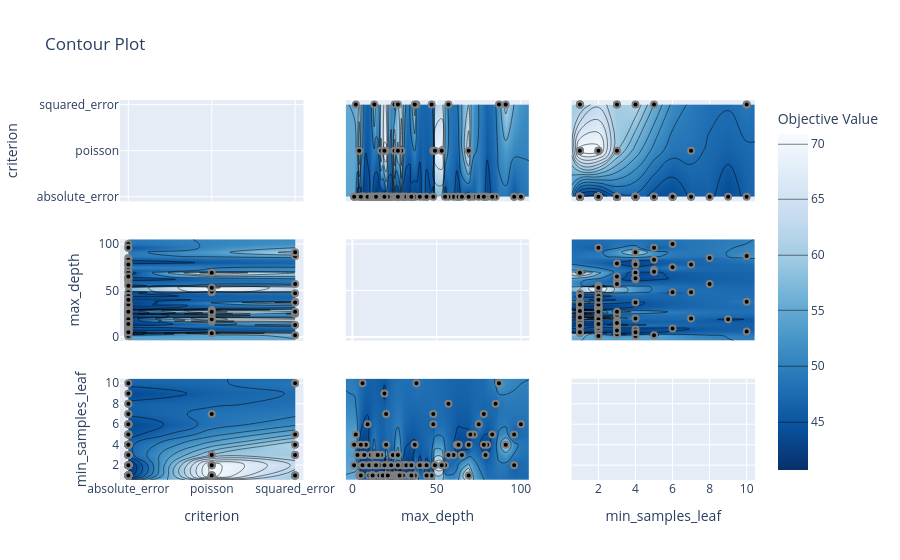

The notebook cell saved with this chart:
### Code cell
from optuna.visualization import plot_contour

try:
    plot_contour(**{
        'study': _study,
        'params': ['criterion', 'min_samples_leaf', 'max_depth']
    })
except ImportError:
    print('plotly is not installed; skipping Optuna contour plot')

### Figure 1 — Plotly figure (JSON) as saved in the notebook; plotly's stock layout.template omitted (floating-point values rounded to 4 significant figures; data arrays with more than 128 entries replaced by an {"elided": "..."} marker saying what was removed)
{"data": [{"type": "scatter", "xaxis": "x", "yaxis": "y"}, {"autocontour": true, "colorbar": {"title": {"text": "Objective Value"}}, "colorscale": [[0, "rgb(247,251,255)"], [0.125, "rgb(222,235,247)"], [0.25, "rgb(198,219,239)"], [0.375, "rgb(158,202,225)"], [0.5, "rgb(107,174,214)"], [0.625, "rgb(66,146,198)"], [0.75, "rgb(33,113,181)"], [0.875, "rgb(8,81,156)"], [1, "rgb(8,48,107)"]], "connectgaps": true, "contours": {"coloring": "heatmap", "end": 70, "size": 5, "start": 45}, "hoverinfo": "none", "line": {"smoothing": 1.3}, "reversescale": true, "showscale": true, "type": "contour", "x": ["absolute_error", "poisson", "squared_error"], "xaxis": "x4", "y": [-3.95, 1, 2, 3, 4, 5, 6, 7, 8, 9, 10, 11, 12, 13, 14, 15, 16, 17, 18, 19, 20, 21, 22, 23, 24, 25, 26, 27, 28, 29, 30, 31, 32, 34, 35, 37, 38, 40, 42, 44, 47, 48, 49, 53, 55, 57, 60, 62, 63, 65, 69, 70, 72, 75, 78, 79, 80, 83, 85, 87, 91, 96, 100, 105.0], "yaxis": "y4", "z": {"elided": "64x3 float values"}}, {"marker": {"color": "black", "line": {"color": "Grey", "width": 2}}, "mode": "markers", "showlegend": false, "type": "scatter", "x": ["absolute_error", "poisson", "squared_error", "squared_error", "absolute_error", "squared_error", "poisson", "poisson", "poisson", "poisson", "absolute_error", "absolute_error", "absolute_error", "absolute_error", "absolute_error", "absolute_error", "absolute_error", "absolute_error", "absolute_error", "absolute_error", "squared_error", "absolute_error", "absolute_error", "absolute_error", "absolute_error", "absolute_error", "absolute_error", "absolute_error", "squared_error", "absolute_error", "absolute_error", "absolute_error", "absolute_error", "absolute_error", "absolute_error", "absolute_error", "squared_error", "poisson", "absolute_error", "squared_error", "poisson", "absolute_error", "absolute_error", "absolute_error", "absolute_error", "absolute_error", "poisson", "absolute_error", "absolute_error", "absolute_error", "absolute_error", "absolute_error", "absolute_error", "absolute_error", "absolute_error", "absolute_error", "squared_error", "poisson", "absolute_error", "absolute_error", "absolute_error", "absolute_error", "absolute_error", "absolute_error", "absolute_error", "absolute_error", "absolute_error", "absolute_error", "absolute_error", "absolute_error", "squared_error", "absolute_error", "absolute_error", "absolute_error", "absolute_error", "absolute_error", "absolute_error", "absolute_error", "poisson", "absolute_error", "absolute_error", "absolute_error", "absolute_error", "absolute_error", "absolute_error", "absolute_error", "absolute_error", "absolute_error", "squared_error", "absolute_error", "absolute_error", "absolute_error", "absolute_error", "absolute_error", "absolute_error", "absolute_error", "absolute_error", "poisson", "absolute_error", "absolute_error", "absolute_error", "absolute_error", "absolute_error", "absolute_error", "absolute_error", "absolute_error", "absolute_error", "absolute_error", "absolute_error", "absolute_error"], "xaxis": "x4", "y": [20, 20, 47, 87, 48, 38, 48, 69, 17, 49, 72, 70, 100, 69, 62, 63, 1, 85, 60, 37, 57, 80, 83, 78, 96, 79, 75, 96, 91, 78, 57, 63, 65, 55, 35, 37, 37, 29, 42, 25, 53, 31, 30, 30, 30, 10, 19, 44, 44, 32, 24, 32, 35, 14, 15, 11, 13, 4, 22, 16, 17, 7, 6, 6, 6, 3, 14, 7, 8, 15, 2, 6, 10, 1, 18, 19, 26, 26, 25, 21, 17, 12, 17, 15, 16, 10, 16, 5, 27, 20, 23, 23, 22, 34, 27, 35, 18, 27, 9, 21, 12, 12, 12, 28, 5, 13, 27, 40, 19, 14], "yaxis": "y4"}, {"autocontour": true, "colorbar": {"title": {"text": "Objective Value"}}, "colorscale": [[0, "rgb(247,251,255)"], [0.125, "rgb(222,235,247)"], [0.25, "rgb(198,219,239)"], [0.375, "rgb(158,202,225)"], [0.5, "rgb(107,174,214)"], [0.625, "rgb(66,146,198)"], [0.75, "rgb(33,113,181)"], [0.875, "rgb(8,81,156)"], [1, "rgb(8,48,107)"]], "connectgaps": true, "contours": {"coloring": "heatmap", "end": 70, "size": 2, "start": 42}, "hoverinfo": "none", "line": {"smoothing": 1.3}, "reversescale": true, "showscale": false, "type": "contour", "x": ["absolute_error", "poisson", "squared_error"], "xaxis": "x7", "y": [0.55, 1, 2, 3, 4, 5, 6, 7, 8, 9, 10, 10.45], "yaxis": "y7", "z": [[null, null, null], [42.29, 70.87, 59.83], [41.14, 70.87, null], [47.15, 60.04, 60.05], [47.48, null, 61.77], [45.07, null, 56.01], [43.92, null, null], [46.43, 48.65, null], [46.77, null, null], [43.92, null, null], [46.91, null, 49.17], [null, null, null]]}, {"marker": {"color": "black", "line": {"color": "Grey", "width": 2}}, "mode": "markers", "showlegend": false, "type": "scatter", "x": ["absolute_error", "poisson", "squared_error", "squared_error", "absolute_error", "squared_error", "poisson", "poisson", "poisson", "poisson", "absolute_error", "absolute_error", "absolute_error", "absolute_error", "absolute_error", "absolute_error", "absolute_error", "absolute_error", "absolute_error", "absolute_error", "squared_error", "absolute_error", "absolute_error", "absolute_error", "absolute_error", "absolute_error", "absolute_error", "absolute_error", "squared_error", "absolute_error", "absolute_error", "absolute_error", "absolute_error", "absolute_error", "absolute_error", "absolute_error", "squared_error", "poisson", "absolute_error", "squared_error", "poisson", "absolute_error", "absolute_error", "absolute_error", "absolute_error", "absolute_error", "poisson", "absolute_error", "absolute_error", "absolute_error", "absolute_error", "absolute_error", "absolute_error", "absolute_error", "absolute_error", "absolute_error", "squared_error", "poisson", "absolute_error", "absolute_error", "absolute_error", "absolute_error", "absolute_error", "absolute_error", "absolute_error", "absolute_error", "absolute_error", "absolute_error", "absolute_error", "absolute_error", "squared_error", "absolute_error", "absolute_error", "absolute_error", "absolute_error", "absolute_error", "absolute_error", "absolute_error", "poisson", "absolute_error", "absolute_error", "absolute_error", "absolute_error", "absolute_error", "absolute_error", "absolute_error", "absolute_error", "absolute_error", "squared_error", "absolute_error", "absolute_error", "absolute_error", "absolute_error", "absolute_error", "absolute_error", "absolute_error", "absolute_error", "poisson", "absolute_error", "absolute_error", "absolute_error", "absolute_error", "absolute_error", "absolute_error", "absolute_error", "absolute_error", "absolute_error", "absolute_error", "absolute_error", "absolute_error"], "xaxis": "x7", "y": [7, 2, 1, 10, 6, 10, 7, 1, 3, 2, 5, 5, 6, 4, 4, 4, 4, 8, 3, 4, 3, 4, 5, 4, 2, 3, 6, 5, 4, 7, 8, 4, 3, 2, 2, 1, 1, 1, 2, 1, 2, 2, 2, 2, 1, 1, 1, 2, 1, 2, 3, 2, 2, 2, 3, 3, 3, 1, 2, 1, 3, 2, 2, 3, 3, 3, 3, 3, 4, 3, 5, 10, 2, 2, 1, 9, 1, 1, 1, 1, 1, 1, 1, 2, 2, 2, 1, 4, 1, 4, 2, 1, 1, 1, 1, 1, 1, 3, 6, 1, 1, 1, 1, 1, 1, 2, 2, 2, 2, 2], "yaxis": "y7"}, {"autocontour": true, "colorbar": {"title": {"text": "Objective Value"}}, "colorscale": [[0, "rgb(247,251,255)"], [0.125, "rgb(222,235,247)"], [0.25, "rgb(198,219,239)"], [0.375, "rgb(158,202,225)"], [0.5, "rgb(107,174,214)"], [0.625, "rgb(66,146,198)"], [0.75, "rgb(33,113,181)"], [0.875, "rgb(8,81,156)"], [1, "rgb(8,48,107)"]], "connectgaps": true, "contours": {"coloring": "heatmap", "end": 70, "size": 5, "start": 45}, "hoverinfo": "none", "line": {"smoothing": 1.3}, "reversescale": true, "showscale": false, "type": "contour", "x": [-3.95, 1, 2, 3, 4, 5, 6, 7, 8, 9, 10, 11, 12, 13, 14, 15, 16, 17, 18, 19, 20, 21, 22, 23, 24, 25, 26, 27, 28, 29, 30, 31, 32, 34, 35, 37, 38, 40, 42, 44, 47, 48, 49, 53, 55, 57, 60, 62, 63, 65, 69, 70, 72, 75, 78, 79, 80, 83, 85, 87, 91, 96, 100, 105.0], "xaxis": "x2", "y": ["absolute_error", "poisson", "squared_error"], "yaxis": "y2", "z": {"elided": "3x64 float values"}}, {"marker": {"color": "black", "line": {"color": "Grey", "width": 2}}, "mode": "markers", "showlegend": false, "type": "scatter", "x": [20, 20, 47, 87, 48, 38, 48, 69, 17, 49, 72, 70, 100, 69, 62, 63, 1, 85, 60, 37, 57, 80, 83, 78, 96, 79, 75, 96, 91, 78, 57, 63, 65, 55, 35, 37, 37, 29, 42, 25, 53, 31, 30, 30, 30, 10, 19, 44, 44, 32, 24, 32, 35, 14, 15, 11, 13, 4, 22, 16, 17, 7, 6, 6, 6, 3, 14, 7, 8, 15, 2, 6, 10, 1, 18, 19, 26, 26, 25, 21, 17, 12, 17, 15, 16, 10, 16, 5, 27, 20, 23, 23, 22, 34, 27, 35, 18, 27, 9, 21, 12, 12, 12, 28, 5, 13, 27, 40, 19, 14], "xaxis": "x2", "y": ["absolute_error", "poisson", "squared_error", "squared_error", "absolute_error", "squared_error", "poisson", "poisson", "poisson", "poisson", "absolute_error", "absolute_error", "absolute_error", "absolute_error", "absolute_error", "absolute_error", "absolute_error", "absolute_error", "absolute_error", "absolute_error", "squared_error", "absolute_error", "absolute_error", "absolute_error", "absolute_error", "absolute_error", "absolute_error", "absolute_error", "squared_error", "absolute_error", "absolute_error", "absolute_error", "absolute_error", "absolute_error", "absolute_error", "absolute_error", "squared_error", "poisson", "absolute_error", "squared_error", "poisson", "absolute_error", "absolute_error", "absolute_error", "absolute_error", "absolute_error", "poisson", "absolute_error", "absolute_error", "absolute_error", "absolute_error", "absolute_error", "absolute_error", "absolute_error", "absolute_error", "absolute_error", "squared_error", "poisson", "absolute_error", "absolute_error", "absolute_error", "absolute_error", "absolute_error", "absolute_error", "absolute_error", "absolute_error", "absolute_error", "absolute_error", "absolute_error", "absolute_error", "squared_error", "absolute_error", "absolute_error", "absolute_error", "absolute_error", "absolute_error", "absolute_error", "absolute_error", "poisson", "absolute_error", "absolute_error", "absolute_error", "absolute_error", "absolute_error", "absolute_error", "absolute_error", "absolute_error", "absolute_error", "squared_error", "absolute_error", "absolute_error", "absolute_error", "absolute_error", "absolute_error", "absolute_error", "absolute_error", "absolute_error", "poisson", "absolute_error", "absolute_error", "absolute_error", "absolute_error", "absolute_error", "absolute_error", "absolute_error", "absolute_error", "absolute_error", "absolute_error", "absolute_error", "absolute_error"], "yaxis": "y2"}, {"type": "scatter", "xaxis": "x5", "yaxis": "y5"}, {"autocontour": true, "colorbar": {"title": {"text": "Objective Value"}}, "colorscale": [[0, "rgb(247,251,255)"], [0.125, "rgb(222,235,247)"], [0.25, "rgb(198,219,239)"], [0.375, "rgb(158,202,225)"], [0.5, "rgb(107,174,214)"], [0.625, "rgb(66,146,198)"], [0.75, "rgb(33,113,181)"], [0.875, "rgb(8,81,156)"], [1, "rgb(8,48,107)"]], "connectgaps": true, "contours": {"coloring": "heatmap", "end": 70, "size": 5, "start": 45}, "hoverinfo": "none", "line": {"smoothing": 1.3}, "reversescale": true, "showscale": false, "type": "contour", "x": [-3.95, 1, 2, 3, 4, 5, 6, 7, 8, 9, 10, 11, 12, 13, 14, 15, 16, 17, 18, 19, 20, 21, 22, 23, 24, 25, 26, 27, 28, 29, 30, 31, 32, 34, 35, 37, 38, 40, 42, 44, 47, 48, 49, 53, 55, 57, 60, 62, 63, 65, 69, 70, 72, 75, 78, 79, 80, 83, 85, 87, 91, 96, 100, 105.0], "xaxis": "x8", "y": [0.55, 1, 2, 3, 4, 5, 6, 7, 8, 9, 10, 10.45], "yaxis": "y8", "z": {"elided": "12x64 float values"}}, {"marker": {"color": "black", "line": {"color": "Grey", "width": 2}}, "mode": "markers", "showlegend": false, "type": "scatter", "x": [20, 20, 47, 87, 48, 38, 48, 69, 17, 49, 72, 70, 100, 69, 62, 63, 1, 85, 60, 37, 57, 80, 83, 78, 96, 79, 75, 96, 91, 78, 57, 63, 65, 55, 35, 37, 37, 29, 42, 25, 53, 31, 30, 30, 30, 10, 19, 44, 44, 32, 24, 32, 35, 14, 15, 11, 13, 4, 22, 16, 17, 7, 6, 6, 6, 3, 14, 7, 8, 15, 2, 6, 10, 1, 18, 19, 26, 26, 25, 21, 17, 12, 17, 15, 16, 10, 16, 5, 27, 20, 23, 23, 22, 34, 27, 35, 18, 27, 9, 21, 12, 12, 12, 28, 5, 13, 27, 40, 19, 14], "xaxis": "x8", "y": [7, 2, 1, 10, 6, 10, 7, 1, 3, 2, 5, 5, 6, 4, 4, 4, 4, 8, 3, 4, 3, 4, 5, 4, 2, 3, 6, 5, 4, 7, 8, 4, 3, 2, 2, 1, 1, 1, 2, 1, 2, 2, 2, 2, 1, 1, 1, 2, 1, 2, 3, 2, 2, 2, 3, 3, 3, 1, 2, 1, 3, 2, 2, 3, 3, 3, 3, 3, 4, 3, 5, 10, 2, 2, 1, 9, 1, 1, 1, 1, 1, 1, 1, 2, 2, 2, 1, 4, 1, 4, 2, 1, 1, 1, 1, 1, 1, 3, 6, 1, 1, 1, 1, 1, 1, 2, 2, 2, 2, 2], "yaxis": "y8"}, {"autocontour": true, "colorbar": {"title": {"text": "Objective Value"}}, "colorscale": [[0, "rgb(247,251,255)"], [0.125, "rgb(222,235,247)"], [0.25, "rgb(198,219,239)"], [0.375, "rgb(158,202,225)"], [0.5, "rgb(107,174,214)"], [0.625, "rgb(66,146,198)"], [0.75, "rgb(33,113,181)"], [0.875, "rgb(8,81,156)"], [1, "rgb(8,48,107)"]], "connectgaps": true, "contours": {"coloring": "heatmap", "end": 70, "size": 2, "start": 42}, "hoverinfo": "none", "line": {"smoothing": 1.3}, "reversescale": true, "showscale": false, "type": "contour", "x": [0.55, 1, 2, 3, 4, 5, 6, 7, 8, 9, 10, 10.45], "xaxis": "x3", "y": ["absolute_error", "poisson", "squared_error"], "yaxis": "y3", "z": [[null, 42.29, 41.14, 47.15, 47.48, 45.07, 43.92, 46.43, 46.77, 43.92, 46.91, null], [null, 70.87, 70.87, 60.04, null, null, null, 48.65, null, null, null, null], [null, 59.83, null, 60.05, 61.77, 56.01, null, null, null, null, 49.17, null]]}, {"marker": {"color": "black", "line": {"color": "Grey", "width": 2}}, "mode": "markers", "showlegend": false, "type": "scatter", "x": [7, 2, 1, 10, 6, 10, 7, 1, 3, 2, 5, 5, 6, 4, 4, 4, 4, 8, 3, 4, 3, 4, 5, 4, 2, 3, 6, 5, 4, 7, 8, 4, 3, 2, 2, 1, 1, 1, 2, 1, 2, 2, 2, 2, 1, 1, 1, 2, 1, 2, 3, 2, 2, 2, 3, 3, 3, 1, 2, 1, 3, 2, 2, 3, 3, 3, 3, 3, 4, 3, 5, 10, 2, 2, 1, 9, 1, 1, 1, 1, 1, 1, 1, 2, 2, 2, 1, 4, 1, 4, 2, 1, 1, 1, 1, 1, 1, 3, 6, 1, 1, 1, 1, 1, 1, 2, 2, 2, 2, 2], "xaxis": "x3", "y": ["absolute_error", "poisson", "squared_error", "squared_error", "absolute_error", "squared_error", "poisson", "poisson", "poisson", "poisson", "absolute_error", "absolute_error", "absolute_error", "absolute_error", "absolute_error", "absolute_error", "absolute_error", "absolute_error", "absolute_error", "absolute_error", "squared_error", "absolute_error", "absolute_error", "absolute_error", "absolute_error", "absolute_error", "absolute_error", "absolute_error", "squared_error", "absolute_error", "absolute_error", "absolute_error", "absolute_error", "absolute_error", "absolute_error", "absolute_error", "squared_error", "poisson", "absolute_error", "squared_error", "poisson", "absolute_error", "absolute_error", "absolute_error", "absolute_error", "absolute_error", "poisson", "absolute_error", "absolute_error", "absolute_error", "absolute_error", "absolute_error", "absolute_error", "absolute_error", "absolute_error", "absolute_error", "squared_error", "poisson", "absolute_error", "absolute_error", "absolute_error", "absolute_error", "absolute_error", "absolute_error", "absolute_error", "absolute_error", "absolute_error", "absolute_error", "absolute_error", "absolute_error", "squared_error", "absolute_error", "absolute_error", "absolute_error", "absolute_error", "absolute_error", "absolute_error", "absolute_error", "poisson", "absolute_error", "absolute_error", "absolute_error", "absolute_error", "absolute_error", "absolute_error", "absolute_error", "absolute_error", "absolute_error", "squared_error", "absolute_error", "absolute_error", "absolute_error", "absolute_error", "absolute_error", "absolute_error", "absolute_error", "absolute_error", "poisson", "absolute_error", "absolute_error", "absolute_error", "absolute_error", "absolute_error", "absolute_error", "absolute_error", "absolute_error", "absolute_error", "absolute_error", "absolute_error", "absolute_error"], "yaxis": "y3"}, {"autocontour": true, "colorbar": {"title": {"text": "Objective Value"}}, "colorscale": [[0, "rgb(247,251,255)"], [0.125, "rgb(222,235,247)"], [0.25, "rgb(198,219,239)"], [0.375, "rgb(158,202,225)"], [0.5, "rgb(107,174,214)"], [0.625, "rgb(66,146,198)"], [0.75, "rgb(33,113,181)"], [0.875, "rgb(8,81,156)"], [1, "rgb(8,48,107)"]], "connectgaps": true, "contours": {"coloring": "heatmap", "end": 70, "size": 5, "start": 45}, "hoverinfo": "none", "line": {"smoothing": 1.3}, "reversescale": true, "showscale": false, "type": "contour", "x": [0.55, 1, 2, 3, 4, 5, 6, 7, 8, 9, 10, 10.45], "xaxis": "x6", "y": [-3.95, 1, 2, 3, 4, 5, 6, 7, 8, 9, 10, 11, 12, 13, 14, 15, 16, 17, 18, 19, 20, 21, 22, 23, 24, 25, 26, 27, 28, 29, 30, 31, 32, 34, 35, 37, 38, 40, 42, 44, 47, 48, 49, 53, 55, 57, 60, 62, 63, 65, 69, 70, 72, 75, 78, 79, 80, 83, 85, 87, 91, 96, 100, 105.0], "yaxis": "y6", "z": {"elided": "64x12 float values"}}, {"marker": {"color": "black", "line": {"color": "Grey", "width": 2}}, "mode": "markers", "showlegend": false, "type": "scatter", "x": [7, 2, 1, 10, 6, 10, 7, 1, 3, 2, 5, 5, 6, 4, 4, 4, 4, 8, 3, 4, 3, 4, 5, 4, 2, 3, 6, 5, 4, 7, 8, 4, 3, 2, 2, 1, 1, 1, 2, 1, 2, 2, 2, 2, 1, 1, 1, 2, 1, 2, 3, 2, 2, 2, 3, 3, 3, 1, 2, 1, 3, 2, 2, 3, 3, 3, 3, 3, 4, 3, 5, 10, 2, 2, 1, 9, 1, 1, 1, 1, 1, 1, 1, 2, 2, 2, 1, 4, 1, 4, 2, 1, 1, 1, 1, 1, 1, 3, 6, 1, 1, 1, 1, 1, 1, 2, 2, 2, 2, 2], "xaxis": "x6", "y": [20, 20, 47, 87, 48, 38, 48, 69, 17, 49, 72, 70, 100, 69, 62, 63, 1, 85, 60, 37, 57, 80, 83, 78, 96, 79, 75, 96, 91, 78, 57, 63, 65, 55, 35, 37, 37, 29, 42, 25, 53, 31, 30, 30, 30, 10, 19, 44, 44, 32, 24, 32, 35, 14, 15, 11, 13, 4, 22, 16, 17, 7, 6, 6, 6, 3, 14, 7, 8, 15, 2, 6, 10, 1, 18, 19, 26, 26, 25, 21, 17, 12, 17, 15, 16, 10, 16, 5, 27, 20, 23, 23, 22, 34, 27, 35, 18, 27, 9, 21, 12, 12, 12, 28, 5, 13, 27, 40, 19, 14], "yaxis": "y6"}, {"type": "scatter", "xaxis": "x9", "yaxis": "y9"}], "layout": {"autosize": true, "title": {"text": "Contour Plot"}, "xaxis": {"anchor": "y", "domain": [0, 0.2889], "matches": "x7", "range": [-0.1, 2.1], "showticklabels": false, "type": "category"}, "xaxis2": {"anchor": "y2", "domain": [0.3556, 0.6444], "matches": "x8", "range": [-3.95, 105.0], "showticklabels": false, "type": "linear"}, "xaxis3": {"anchor": "y3", "domain": [0.7111, 1], "matches": "x9", "range": [0.55, 10.45], "showticklabels": false, "type": "linear"}, "xaxis4": {"anchor": "y4", "domain": [0, 0.2889], "matches": "x7", "range": [-0.1, 2.1], "showticklabels": false, "type": "category"}, "xaxis5": {"anchor": "y5", "domain": [0.3556, 0.6444], "matches": "x8", "range": [-3.95, 105.0], "showticklabels": false}, "xaxis6": {"anchor": "y6", "domain": [0.7111, 1], "matches": "x9", "range": [0.55, 10.45], "showticklabels": false, "type": "linear"}, "xaxis7": {"anchor": "y7", "domain": [0, 0.2889], "range": [-0.1, 2.1], "title": {"text": "criterion"}, "type": "category"}, "xaxis8": {"anchor": "y8", "domain": [0.3556, 0.6444], "range": [-3.95, 105.0], "title": {"text": "max_depth"}, "type": "linear"}, "xaxis9": {"anchor": "y9", "domain": [0.7111, 1], "range": [0.55, 10.45], "title": {"text": "min_samples_leaf"}}, "yaxis": {"anchor": "x", "domain": [0.7333, 1], "range": [-0.1, 2.1], "title": {"text": "criterion"}, "type": "category"}, "yaxis2": {"anchor": "x2", "domain": [0.7333, 1], "matches": "y", "range": [-0.1, 2.1], "showticklabels": false, "type": "category"}, "yaxis3": {"anchor": "x3", "domain": [0.7333, 1], "matches": "y", "range": [-0.1, 2.1], "showticklabels": false, "type": "category"}, "yaxis4": {"anchor": "x4", "domain": [0.3667, 0.6333], "range": [-3.95, 105.0], "title": {"text": "max_depth"}, "type": "linear"}, "yaxis5": {"anchor": "x5", "domain": [0.3667, 0.6333], "matches": "y4", "range": [-3.95, 105.0], "showticklabels": false}, "yaxis6": {"anchor": "x6", "domain": [0.3667, 0.6333], "matches": "y4", "range": [-3.95, 105.0], "showticklabels": false, "type": "linear"}, "yaxis7": {"anchor": "x7", "domain": [0, 0.2667], "range": [0.55, 10.45], "title": {"text": "min_samples_leaf"}, "type": "linear"}, "yaxis8": {"anchor": "x8", "domain": [0, 0.2667], "matches": "y7", "range": [0.55, 10.45], "showticklabels": false, "type": "linear"}, "yaxis9": {"anchor": "x9", "domain": [0, 0.2667], "matches": "y7", "range": [0.55, 10.45], "showticklabels": false}}}
